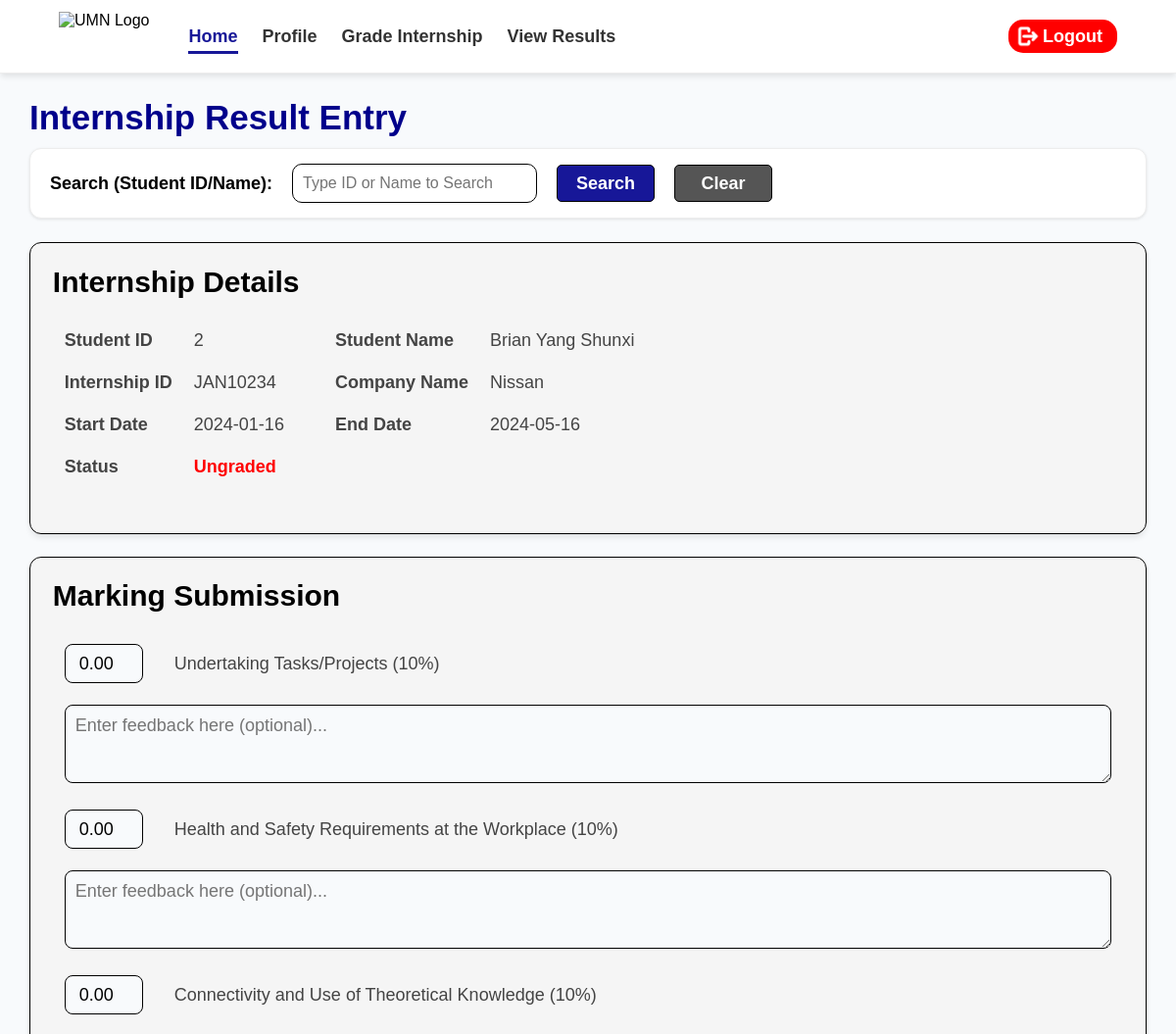
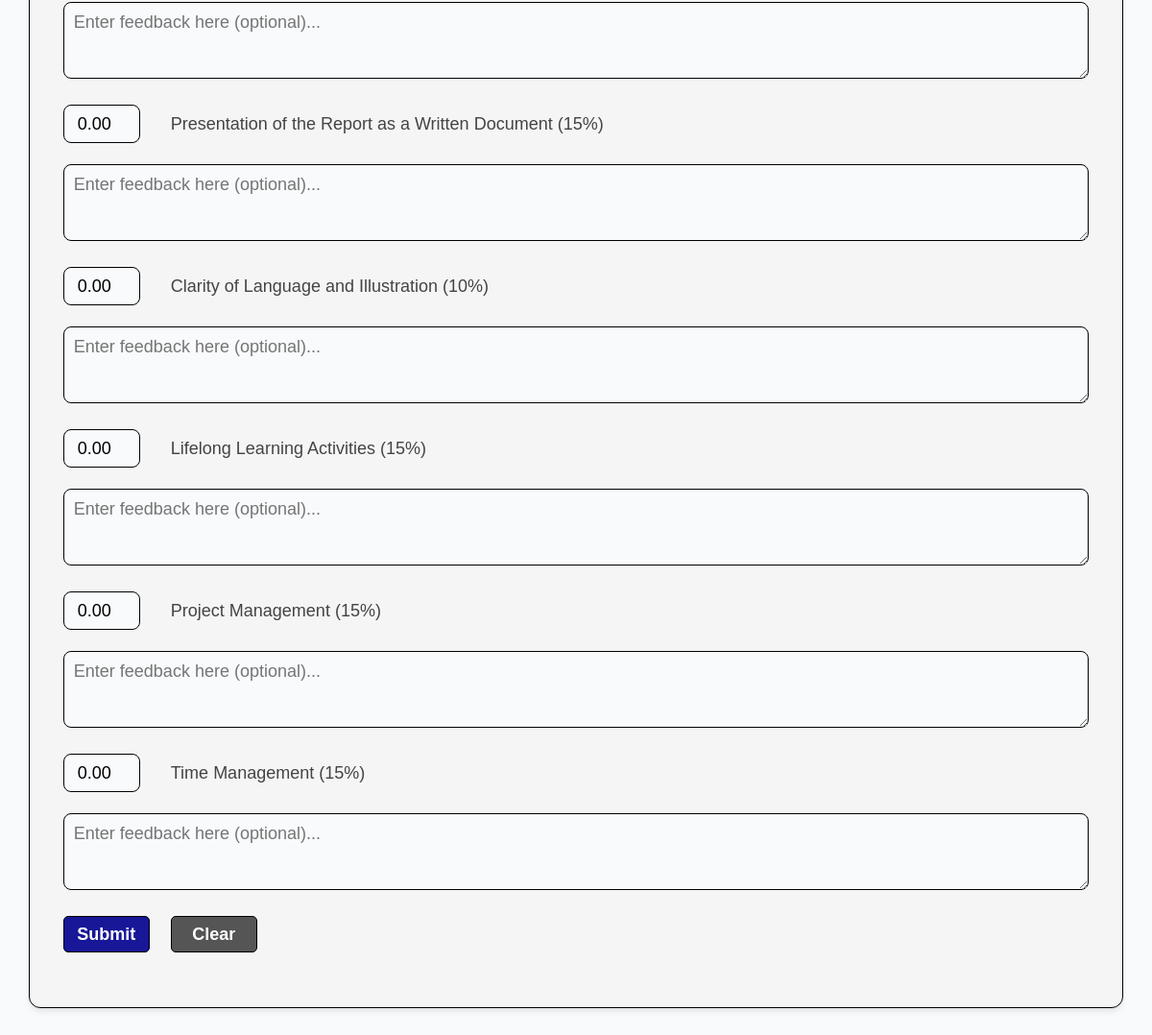
Screenshot of /COMP1044_SRC/Assessor/Supervisor_Internship_Grading.php (signed in) with the database file from the repository (2 pictures, top to bottom).
### tables this page shows
CREATE TABLE `internship` (
  `Internship_ID` varchar(15) NOT NULL,
  `Student_ID` int(11) NOT NULL,
  `Staff_ID` int(11) NOT NULL,
  `Company_ID` int(11) NOT NULL,
  `Supvr_ID` int(11) NOT NULL,
  `Start_Intern` date NOT NULL,
  `End_Intern` date NOT NULL,
  `Status` enum('Ungraded','Graded') NOT NULL
);

CREATE TABLE `student` (
  `Student_ID` int(11) NOT NULL,
  `Prog_Code` varchar(5) DEFAULT NULL,
  `User_ID` int(11) NOT NULL,
  `Full_Name` varchar(60) NOT NULL,
  `Contact_No` varchar(25) NOT NULL,
  `Enroll_Date` date NOT NULL,
  `Email_Addr` varchar(50) NOT NULL,
  `Gender` enum('Male','Female') NOT NULL
);

CREATE TABLE `assessment` (
  `Assessment_ID` varchar(15) NOT NULL,
  `Internship_ID` varchar(15) NOT NULL,
  `UTP` decimal(5,2) DEFAULT '0.00',
  `UTP_Feedback` varchar(255) DEFAULT NULL,
  `HSR` decimal(5,2) DEFAULT '0.00',
  `HSR_Feedback` varchar(255) DEFAULT NULL,
  `CUTK` decimal(5,2) DEFAULT '0.00',
  `CUTK_Feedback` varchar(255) DEFAULT NULL,
  `PR` decimal(5,2) DEFAULT '0.00',
  `PR_Feedback` varchar(255) DEFAULT NULL,
  `CLI` decimal(5,2) DEFAULT '0.00',
  `CLI_Feedback` varchar(255) DEFAULT NULL,
  `LLA` decimal(5,2) DEFAULT '0.00',
  `LLA_Feedback` varchar(255) DEFAULT NULL,
  `PM` decimal(5,2) DEFAULT '0.00',
  `PM_Feedback` varchar(255) DEFAULT NULL,
  `TM` decimal(5,2) DEFAULT '0.00',
  `TM_Feedback` varchar(255) DEFAULT NULL
);

CREATE TABLE `company` (
  `Company_ID` int(11) NOT NULL,
  `Reg_Comp_Name` varchar(60) NOT NULL,
  `Reg_No.` varchar(50) NOT NULL,
  `Comp_Address` varchar(50) NOT NULL
);

### COMP1044_SRC/Assessor/Supervisor_Grading_Logic.php (called while the page is built, shortened)
<?php
require_once '../global.php';
$user_id = $_SESSION['User_ID'];
$stmt = $conn->prepare("SELECT Supvr_ID FROM inds_supervisor WHERE User_ID = ?");
$stmt->bind_param("i", $user_id);
$stmt->execute();
$supvr = $stmt->get_result()->fetch_assoc();
$supvr_id = $supvr['Supvr_ID'];
$target_student_id = null;
if ($target_student_id) {
    $details_query = "SELECT i.*, s.Full_Name, a.*, c.Reg_Comp_Name
                      FROM internship i
                      JOIN student s ON i.Student_ID = s.Student_ID
                      JOIN assessment a ON i.Internship_ID = a.Internship_ID
                      JOIN company c ON i.Company_ID = c.Company_ID
                      WHERE i.Supvr_ID = ? AND s.Student_ID = ? AND a.Assessment_ID LIKE '___INDS%'";
    $stmt_details = $conn->prepare($details_query);
    $stmt_details->bind_param("ii", $supvr_id, $target_student_id);
} else {
    $details_query = "SELECT i.*, s.Full_Name, a.*, c.Reg_Comp_Name
                      FROM internship i
                      JOIN student s ON i.Student_ID = s.Student_ID
                      JOIN assessment a ON i.Internship_ID = a.Internship_ID
                      JOIN company c ON i.Company_ID = c.Company_ID
                      WHERE i.Supvr_ID = ? AND a.Assessment_ID LIKE '___INDS%' LIMIT 1";
    $stmt_details = $conn->prepare($details_query);
    $stmt_details->bind_param("i", $supvr_id);
}
$stmt_details->execute();
$current_student = $stmt_details->get_result()->fetch_assoc();
$has_graded = false;
?>

### COMP1044_SRC/Assessor/Supervisor_Internship_Grading.php (the view, shortened to what this page needs)
<?php require_once 'Supervisor_Grading_Logic.php'; ?>
<!DOCTYPE html>
<html>
    <head>
        <link rel="stylesheet" href="../Global.css">
    </head>
    <body>
    <header>
        <nav class="navbar">
        <div class="nav-left">
            <img src="../Assets/UNMLogo.png" alt="UMN Logo" class="nav-logo">
            <ul class="nav-links">
                <li><a href="Supervisor_Page.html" class="active">Home</a></li>
                <li><a href="Supervisor_Profile.php">Profile</a></li>
                <li><a href="Supervisor_Internship_Grading.php">Grade Internship</a></li>
                <li><a href="../Main_Result_Viewing.php">View Results</a></li>
            </ul>
        </div>
        <div class="nav-right">
            <ul class="nav-links">
                <li><a href="../Login_page.php"><button type="button" class="logoutbtn"><img src="../Assets/Logout.png" class="logoutIcon">Logout</button></a></li>
            </ul>
        </div>
    </nav>
    </header>
        <h1 id="title">Internship Result Entry</h1>
                <form id="searchbar" method="post">
                    <h3 id="Searchtitle">Search (Student ID/Name):</h3>
                    <input list="student_ID" name="student_search" class="inputbox" autocomplete="off" placeholder="Type ID or Name to Search" required>
                    <button type="submit" class="searchbtn">Search</button>
                    <a href="Supervisor_Internship_Grading.php"><button type="button" class="searchbtn" style="background-color: #555;">Clear</button></a>
                </form>
        <main>
            <section class="infoContainer">
                <h2 class="infoTitle">Internship Details</h2>
                <?php if ($current_student) { ?>
                <table>
                    <tr>
                        <td class="firstHalf">Student ID</td>
                        <td><?= htmlspecialchars($current_student['Student_ID']) ?></td>
                        <td class="secondHalf">Student Name</td>
                        <td><?= htmlspecialchars($current_student['Full_Name']) ?></td>
                    </tr>
                    <tr>
                        <td class="firstHalf">Internship ID</td>
                        <td><?= htmlspecialchars($current_student['Internship_ID']) ?></td>
                        <td class="secondHalf">Company Name</td>
                        <td><?= htmlspecialchars($current_student['Reg_Comp_Name']) ?></td>
                    </tr>
                    <tr>
                        <td class="firstHalf">Start Date</td>
                        <td><?= htmlspecialchars($current_student['Start_Intern']) ?></td>
                        <td class="secondHalf">End Date</td>
                        <td><?= htmlspecialchars($current_student['End_Intern']) ?></td>
                    </tr>
                    <tr>
                        <td class="firstHalf">Status</td>
                        <td style="color: <?= $is_graded ? 'green' : 'red' ?>; font-weight:bold;">
                            <?= htmlspecialchars($current_student['Status']) ?>
                        </td>
                    </tr>
                </table>
                <?php } else { echo "<p>No results found.<br><br>Either you currently have no students assigned to you, or the search term had no match. Please only choose an option from the dropdown list in the search bar if possible.</p>"; } ?>
            </section>
            <?php if ($current_student) { ?>
                <section class="infoContainer">
                    <h2 class="infoTitle">Marking Submission</h2>
                    <form method="post">
                        <table style="width: 100%;">
                            <tr>
                                <td style="width: 80px;"><input class="inputMark" type="number" name="UTP" value="<?= $current_student['UTP'] ?>" min="0" max="10" required <?= $has_graded ? 'disabled' : '' ?>></td>
                                <td>Undertaking Tasks/Projects (10%)</td>
                            </tr>
                            <tr>
                                <td colspan="2">
                                    <textarea name="UTPfeedback" maxlength="254" rows="3" style="width: 100%; box-sizing: border-box;" placeholder="Enter feedback here (optional)..." <?= $has_graded ? 'disabled' : '' ?>><?= htmlspecialchars($current_student['UTP_Feedback'] ?? '') ?></textarea>
                                </td>
                            </tr>
                            <tr>
                                <td><input class="inputMark" type="number" name="HSR" value="<?= $current_student['HSR'] ?>" min="0" max="10" required <?= $has_graded ? 'disabled' : '' ?>></td>
                                <td>Health and Safety Requirements at the Workplace (10%)</td>
                            </tr>
                            <tr>
                                <td colspan="2">
                                    <textarea name="HSRfeedback" maxlength="254" rows="3" style="width: 100%; box-sizing: border-box;" placeholder="Enter feedback here (optional)..." <?= $has_graded ? 'disabled' : '' ?>><?= htmlspecialchars($current_student['HSR_Feedback'] ?? '') ?></textarea>
                                </td>
                            </tr>
                            <tr>
                                <td><input class="inputMark" type="number" name="CUTK" value="<?= $current_student['CUTK'] ?>" min="0" max="10" required <?= $has_graded ? 'disabled' : '' ?>></td>
                                <td>Connectivity and Use of Theoretical Knowledge (10%)</td>
                            </tr>
                            <tr>
                                <td colspan="2">
                                    <textarea name="CUTKfeedback" maxlength="254" rows="3" style="width: 100%; box-sizing: border-box;" placeholder="Enter feedback here (optional)..." <?= $has_graded ? 'disabled' : '' ?>><?= htmlspecialchars($current_student['CUTK_Feedback'] ?? '') ?></textarea>
                                </td>
                            </tr>
                            <tr>
                                <td><input class="inputMark" type="number" name="PR" value="<?= $current_student['PR'] ?>" min="0" max="15" required <?= $has_graded ? 'disabled' : '' ?>></td>
                                <td>Presentation of the Report as a Written Document (15%)</td>
                            </tr>
                            <tr>
                                <td colspan="2">
                                    <textarea name="PRfeedback" maxlength="254" rows="3" style="width: 100%; box-sizing: border-box;" placeholder="Enter feedback here (optional)..." <?= $has_graded ? 'disabled' : '' ?>><?= htmlspecialchars($current_student['PR_Feedback'] ?? '') ?></textarea>
                                </td>
                            </tr>
                            <tr>
                                <td><input class="inputMark" type="number" name="CLI" value="<?= $current_student['CLI'] ?>" min="0" max="10" required <?= $has_graded ? 'disabled' : '' ?>></td>
                                <td>Clarity of Language and Illustration (10%)</td>
                            </tr>
                            <tr>
                                <td colspan="2">
                                    <textarea name="CLIfeedback" maxlength="254" rows="3" style="width: 100%; box-sizing: border-box;" placeholder="Enter feedback here (optional)..." <?= $has_graded ? 'disabled' : '' ?>><?= htmlspecialchars($current_student['CLI_Feedback'] ?? '') ?></textarea>
                                </td>
                            </tr>
                            <tr>
                                <td><input class="inputMark" type="number" name="LLA" value="<?= $current_student['LLA'] ?>" min="0" max="15" required <?= $has_graded ? 'disabled' : '' ?>></td>
                                <td>Lifelong Learning Activities (15%)</td>
                            </tr>
                            <tr>
                                <td colspan="2">
                                    <textarea name="LLAfeedback" maxlength="254" rows="3" style="width: 100%; box-sizing: border-box;" placeholder="Enter feedback here (optional)..." <?= $has_graded ? 'disabled' : '' ?>><?= htmlspecialchars($current_student['LLA_Feedback'] ?? '') ?></textarea>
                                </td>
                            </tr>
                            <tr>
                                <td><input class="inputMark" type="number" name="PM" value="<?= $current_student['PM'] ?>" min="0" max="15" required <?= $has_graded ? 'disabled' : '' ?>></td>
                                <td>Project Management (15%)</td>
                            </tr>
                            <tr>
                                <td colspan="2">
                                    <textarea name="PMfeedback" maxlength="254" rows="3" style="width: 100%; box-sizing: border-box;" placeholder="Enter feedback here (optional)..." <?= $has_graded ? 'disabled' : '' ?>><?= htmlspecialchars($current_student['PM_Feedback'] ?? '') ?></textarea>
                                </td>
                            </tr>
                            <tr>
                                <td><input class="inputMark" type="number" name="TM" value="<?= $current_student['TM'] ?>" min="0" max="15" required <?= $has_graded ? 'disabled' : '' ?>></td>
                                <td>Time Management (15%)</td>
                            </tr>
                            <tr>
                                <td colspan="2">
                                    <textarea name="TMfeedback" maxlength="254" rows="3" style="width: 100%; box-sizing: border-box;" placeholder="Enter feedback here (optional)..." <?= $has_graded ? 'disabled' : '' ?>><?= htmlspecialchars($current_student['TM_Feedback'] ?? '') ?></textarea>
                                </td>
                            </tr>
                            <?php if (!$has_graded) { ?>
                            <tr>
                                <td style="padding-top: 10px;"><button type="submit" class="formbtn">Submit</button></td>
                                <td style="padding-top: 10px;"><button type="reset" class="formbtn" style="background-color: #555;">Clear</button></td>
                            </tr>
                            <?php } ?>
                        </table>
                    </form>
                </section>
                <?php } ?>
        </main>
    </body>
</html>

### COMP1044_SRC/Global.css (style rules this page uses)
* { box-sizing: border-box; }
input, button, select, textarea, datalist { font-family: inherit; }
.navbar { background-color: white; padding: 12px 5%; box-shadow: 0 4px 6px -1px rgba(0, 0, 0, 0.1); border-bottom: 1px solid rgb(237, 237, 237); position: fixed; top: 0; left: 0; width: 100%; z-index: 1000; display: flex; justify-content: space-between; align-items: center; }
.nav-left { display: flex; align-items: center; gap: 40px; }
.nav-logo { height: 50px; width: auto; }
.nav-links { display: flex; align-items: center; list-style: none; display: flex; gap: 25px; margin: 0; padding: 0; }
.nav-links li a { text-decoration: none; color: #333; font-size: 18px; font-weight: bold; padding-bottom: 5px; }
.nav-links li a.active { text-decoration: none; color: rgb(23, 23, 152); border-bottom: 3px solid rgb(23, 23, 152); }
body { background-color: #f8fafc; width: 95%; max-width: 1400px; margin: 100px auto; font-family: Arial, Helvetica, sans-serif; }
#title { font-size: 35px; color: darkblue; margin-bottom: 1%; }
.infoContainer { color: #444; padding: 2%; background: whitesmoke; border-radius: 12px; box-shadow: 0 4px 6px -1px rgba(0, 0, 0, 0.1); border: 1px solid black; margin-bottom: 2%; }
.infoTitle { color: black; font-weight: bold; font-size: 30px; margin-top: 0; margin-bottom: 20px; }
#searchbar { background-color: white; padding: 15px 20px; border-radius: 12px; box-shadow: 0 1px 3px rgba(0,0,0,0.1); border: 1px solid rgb(237, 237, 237); margin-top: 0; margin-bottom: 24px; display: flex; align-items: center; gap: 20px; flex-wrap: wrap; }
#Searchtitle { font-weight: bold; font-size: 18px; margin: 0; }
.inputbox { color: #444; width: 250px; height: 40px; border: 1px solid black; border-radius: 10px; padding-left: 10px; font-size: 16px; background-color: white; }
.searchbtn, .formbtn { background-color: rgb(23, 23, 152); color: white; font-size: 18px; font-weight: bold; height: 38px; border: 1px solid black; border-radius: 5px; cursor: pointer; }
.searchbtn { width: 100px; }
.formbtn { width: 90px; }
textarea { height: 80px; font-size: 18px; color: #000; padding: 10px 10px; background-color: #f8fafc; border: 1px solid black; border-radius: 8px; width: 80%; }
table { margin-bottom: 2%; }
td, th { font-size: 18px; padding: 10px; }
.firstHalf { font-weight: bold; }
.secondHalf { padding-left: 40px; font-weight: bold; }
.inputMark { text-align: center; height: 40px; width: 80px; font-size: 18px; color: #000; padding: 10px 10px; background-color: #f8fafc; border: 1px solid black; border-radius: 8px; }
.logoutIcon { width: 30px; height: 30px; margin-left: 0; filter: brightness(0) invert(1); }
.logoutbtn { display: flex; align-items: center; background-color: red; color: white; border: 1px transparent; border-radius: 15px; font-weight: bold; font-size: 18px; padding-top: 2px; padding-bottom: 2px; padding-left: 5px; padding-right: 15px; transition: transform 0.2s ease, box-shadow 0.2s ease; }

### rows the page displays
internship: Student_ID "2", Student_ID.Full_Name "Brian Yang Shunxi", assessment.Internship_ID "JAN10234", Company_ID.Reg_Comp_Name "Nissan", Start_Intern "2024-01-16", End_Intern "2024-05-16", Status "Ungraded", UTP "0.00", HSR "0.00", CUTK "0.00", PR "0.00", CLI "0.00", LLA "0.00", PM "0.00", TM "0.00"
